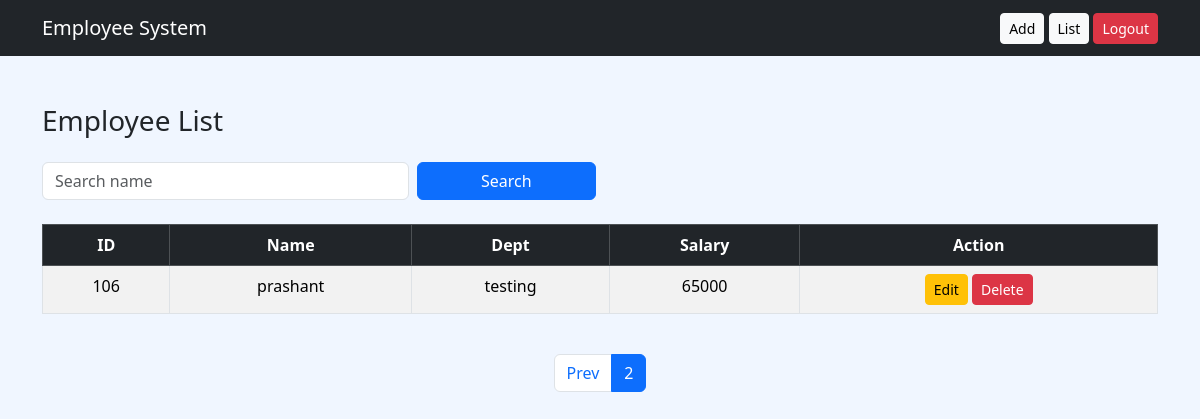
Page /list/?page=2 (signed in) on the committed database.
### employee/models.py (models this page shows, shortened)
class Employee(models.Model):
    emp_id = models.IntegerField(primary_key=True)
    name = models.CharField(max_length=100)
    department = models.CharField(max_length=50)
    salary = models.IntegerField()

### employee/views.py (the view)
# urls.py: path('list/', views.list_employee, name='list'),
def list_employee(request):
    if not request.session.get('user'):
        return redirect('login')
    data = Employee.objects.all()
    query = request.GET.get("q")
    if query:
        data = data.filter(name__icontains=query)
    paginator = Paginator(data, 5)
    page_obj = paginator.get_page(request.GET.get('page'))
    return render(request, "list.html", {"page_obj": page_obj})

### employee/templates/list.html (shortened to what this page needs)
{% extends 'base.html' %}
{% block content %}
<h3 class="mb-4">Employee List</h3>
<form method="get" class="row g-2 mb-4">
  <div class="col-md-4">
    <input type="text" name="q" class="form-control" placeholder="Search name">
  </div>
  <div class="col-md-2">
    <button class="btn btn-primary w-100">Search</button>
  </div>
</form>
<div class="table-responsive">
<table class="table table-bordered table-striped text-center">
  <thead class="table-dark">
    <tr>
      <th>ID</th>
      <th>Name</th>
      <th>Dept</th>
      <th>Salary</th>
      <th>Action</th>
    </tr>
  </thead>
  <tbody>
  {% for e in page_obj %}
    <tr>
      <td>{{ e.emp_id }}</td>
      <td>{{ e.name }}</td>
      <td>{{ e.department }}</td>
      <td>{{ e.salary }}</td>
      <td>
        <a href="{% url 'update' e.emp_id %}" class="btn btn-warning btn-sm">Edit</a>
        <a href="{% url 'delete' e.emp_id %}"
           class="btn btn-danger btn-sm"
           onclick="return confirm('Are you sure?')">
           Delete
        </a>
      </td>
    </tr>
  {% endfor %}
  </tbody>
</table>
</div>
<nav class="mt-4">
  <ul class="pagination justify-content-center">
    {% if page_obj.has_previous %}
    <li class="page-item">
      <a class="page-link" href="?page={{ page_obj.previous_page_number }}">Prev</a>
    </li>
    {% endif %}
    <li class="page-item active">
      <span class="page-link">{{ page_obj.number }}</span>
    </li>
  </ul>
</nav>
{% endblock %}

### rows in the picture
Employee: emp_id "106", name "prashant", department "testing", salary "65000"

### other values in the picture
{{ page_obj.number }} "2"
